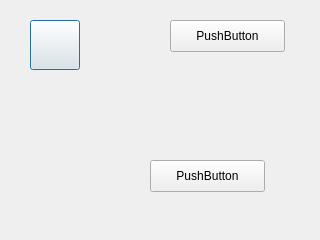
<?xml version="1.0" encoding="UTF-8"?>
<ui version="4.0">
 <class>Settings</class>
 <widget class="QDialog" name="Settings">
  <property name="geometry">
   <rect>
    <x>0</x>
    <y>0</y>
    <width>320</width>
    <height>240</height>
   </rect>
  </property>
  <property name="windowTitle">
   <string>Dialog</string>
  </property>
  <widget class="QPushButton" name="MemBtn">
   <property name="geometry">
    <rect>
     <x>30</x>
     <y>20</y>
     <width>50</width>
     <height>50</height>
    </rect>
   </property>
   <property name="text">
    <string/>
   </property>
  </widget>
  <widget class="QPushButton" name="pushButton_2">
   <property name="geometry">
    <rect>
     <x>170</x>
     <y>20</y>
     <width>115</width>
     <height>32</height>
    </rect>
   </property>
   <property name="text">
    <string>PushButton</string>
   </property>
  </widget>
  <widget class="QPushButton" name="pushButton_3">
   <property name="geometry">
    <rect>
     <x>150</x>
     <y>160</y>
     <width>115</width>
     <height>32</height>
    </rect>
   </property>
   <property name="text">
    <string>PushButton</string>
   </property>
  </widget>
 </widget>
 <resources/>
 <connections/>
</ui>
